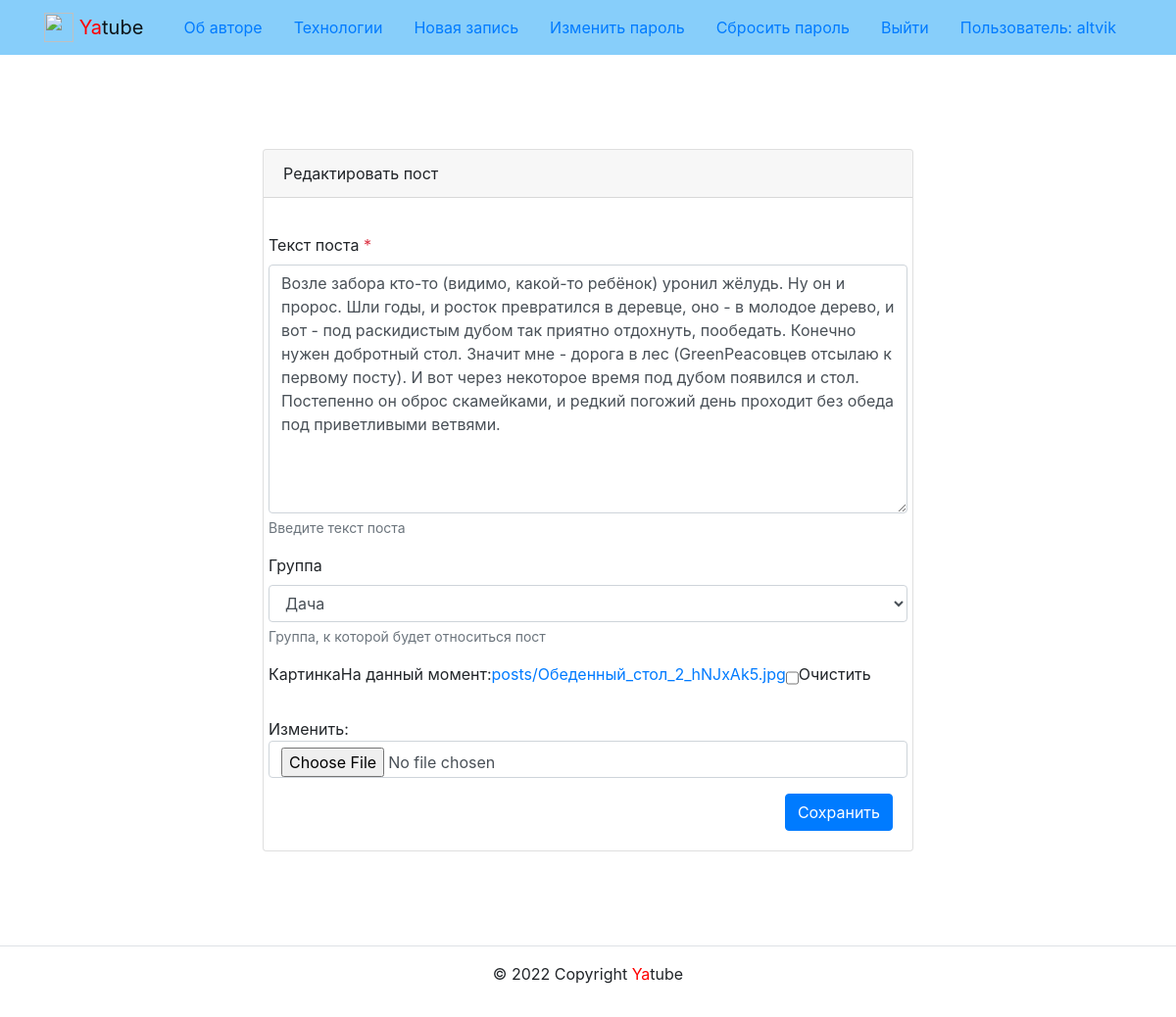
Screenshot of /posts/51/edit/ (signed in) with the database file from the repository.
### posts/models.py (models this page shows, shortened)
class Post(models.Model):
    RELATED_NAME = 'posts'
    text = models.TextField(
        'Текст поста',
        help_text='Введите текст поста',
        blank=False,
        null=False,
    )
    pub_date = models.DateTimeField(
        'Дата публикации',
        auto_now_add=True,
        db_index=True,
    )
    author = models.ForeignKey(
        User,
        on_delete=models.CASCADE,
        blank=False,
        null=False,
        related_name=RELATED_NAME,
        verbose_name='Автор',
    )
    group = models.ForeignKey(
        Group,
        on_delete=models.SET_NULL,
        blank=True,
        null=True,
        related_name=RELATED_NAME,
        verbose_name='Группа',
        help_text='Группа, к которой будет относиться пост',
    )
    image = models.ImageField(
        'Картинка',
        upload_to='posts/',
        blank=True
    )
    class Meta:
        ordering = ('-pub_date',)
        verbose_name = 'Пост'
        verbose_name_plural = 'Посты'

### posts/views.py (the view)
# urls.py: path('posts/<int:post_id>/edit/', views.post_edit, name='post_edit'),
@login_required(login_url='/')
def post_edit(request, post_id):
    post = Post.objects.select_related('author').get(id=post_id)
    if request.user != post.author:
        return redirect('posts:post_detail', post_id=post_id)
    form = PostForm(
        request.POST or None,
        files=request.FILES or None,
        instance=post
    )
    if form.is_valid():
        form.save()
        return redirect('posts:post_detail', post_id)
    context = {
        'form': form,
        'is_edit': True,
        'title': 'Редактировать пост',
    }
    return render(request, 'posts/create_post.html', context)

### posts/forms.py
class PostForm(forms.ModelForm):
    class Meta:
        model = Post
        fields = ('text', 'group', 'image')

### core/context_processors/year.py (called while the page is built)
def year(request):
    return {
        'year': datetime.now().year
    }

### core/templatetags/user_filters.py (called while the page is built)
@register.filter
def addclass(field, css):
    return field.as_widget(attrs={'class': css})

### posts/models.py (called while the page is built)
    def __str__(self):
        return self.title

### templates/posts/create_post.html (shortened to what this page needs)
{% extends "users_base.html" %}
{% block card_header %}{{ title }}{% endblock card_header %}
{% block card_body %}
  <form
    method="post"
    enctype="multipart/form-data"
    action=
      {% if is_edit %}
        "{% url 'posts:post_edit' form.instance.id %}"
      {% else %}
        "{% url 'posts:post_create' %}"
      {% endif %}>
    {% include 'users/includes/form_fields.html'  %}
    <div class="d-flex justify-content-end">
      <button type="submit" class="btn btn-primary">
        {% if is_edit %}
          Сохранить
        {% else %}
          Добавить
        {% endif %}
      </button>
    </div>
  </form>
{% endblock card_body %}

### templates/includes/header.html (shortened to what this page needs)
{% load static %}
<nav class="navbar navbar-light" style="background-color: lightskyblue">
  <div class="container">
    <a class="navbar-brand" href="{% url 'posts:index' %}">
      <img
        src="{% static 'img/logo.png' %}"
        width="30"
        height="30"
        class="d-inline-block align-top"
        alt=""
      >
      <span style="color:red">Ya</span>tube
    </a>
    <ul class="nav nav-pills">
      {% with request.resolver_match.view_name as view_name %}
        <li class="nav-item">
          <a class="nav-link
            {% if view_name  == 'about:author' %}active{% endif %}"
            href="{% url 'about:author' %}"
          >
            Об авторе
          </a>
        </li>
        <li class="nav-item">
          <a class="nav-link
            {% if view_name  == 'about:tech' %}active{% endif %}"
            href="{% url 'about:tech' %}"
          >
            Технологии
          </a>
        </li>
        {% if user.is_authenticated %}
          <li class="nav-item">
            <a class="nav-link link-light
              {% if view_name  == 'posts:post_create' %}active{% endif %}"
              href="{% url 'posts:post_create' %}"
            >
              Новая запись
            </a>
          </li>
          <li class="nav-item">
            <a class="nav-link link-light
              {% if view_name  == 'auth:password_change' %}active{% endif %}"
              href="{% url 'auth:password_change' %}"
            >
              Изменить пароль
            </a>
          </li>
          <li class="nav-item">
            <a class="nav-link link-light
              {% if view_name  == 'auth:password_reset' %}active{% endif %}"
              href="{% url 'auth:password_reset' %}"
            >
              Сбросить пароль
            </a>
          </li>
          <li class="nav-item">
            <a class="nav-link link-light
              {% if view_name  == 'auth:logout' %}active{% endif %}"
              href="{% url 'auth:logout' %}"
            >
              Выйти
            </a>
          </li>
          <li class="nav-item">
            <a class="nav-link link-dark" href="">
              Пользователь: {{ user.username }}
            </a>
          </li>
        {% endif %}
      {% endwith %}
    </ul>
  </div>
</nav>

### templates/users/includes/form_fields.html
{% load user_filters %}
{% load thumbnail %}
{% for field in form %}
  <div class="form-group row my-3">
    <label for="{{ field.id_for_label }}">
      {{ field.label }}
        {% if field.field.required %}
          <span class="required text-danger">*</span>
        {% endif %}
    </label>
    {{ field|addclass:'form-control' }}
    {% if field.help_text %}
      <small
        id="{{ field.id_for_label }}-help"
        class="form-text text-muted">
        {{ field.help_text|safe }}
      </small>
    {% endif %}
  </div>
{% endfor %}

### rows the page displays
Post: form "Возле забора кто-то (видимо, какой-то ребёнок) уронил жёлудь. Ну он и пророс. Шли годы, и росток превратился в деревце, оно - в молодое дерево, и вот - под раскидистым дубом так приятно отдохнуть, пообедать. Конечно нужен добротный стол. Значит мне - дорога в лес (GreenPeacовцев отсылаю к первому посту). И вот через некоторое время под дубом появился и стол. Постепенно он оброс скамейками, и редкий погожий день проходит без обеда под приветливыми ветвями." "Дача"

### other values shown
{{ user.username }} "altvik"
{{ title }} "Редактировать пост"
{{ field.label }} "Текст поста" "Группа" "Картинка"
{{ field.help_text|safe }} "Введите текст поста" "Группа, к которой будет относиться пост"
